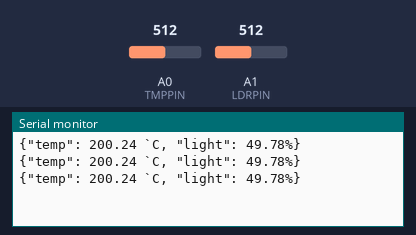
Bench run of a sketch on a simulated Arduino Uno, built with avr-gcc and run on an emulated ATmega328P. On the bench: the last lines printed to the serial monitor. The test bench sets the inputs (shaded band); at power-on: A0 (TMPPIN) = 512, A1 (LDRPIN) = 512.

Above: at 1.8 s.
1.9 s: A0 (TMPPIN) set to 716
At 2.4 s:
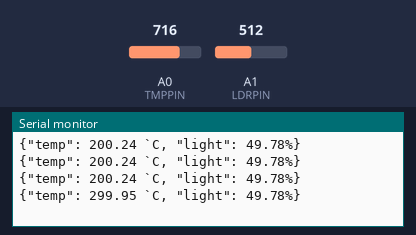
3.4 s: A1 (LDRPIN) set to 716
At 3.9 s:
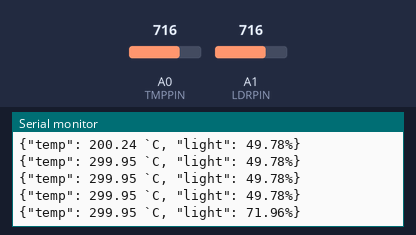
4.9 s: A0 (TMPPIN) set to 900
At 5.4 s:
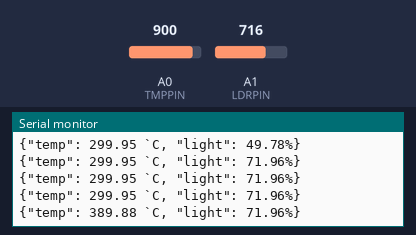
6.4 s: A1 (LDRPIN) set to 900
At 6.9 s:
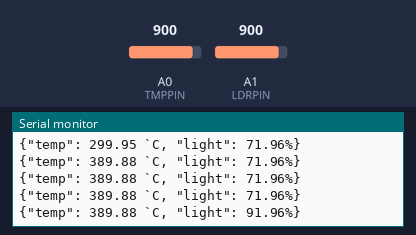
Timing chart, 0 to 8.9 s (numbered marks = the images above; inputs shaded):
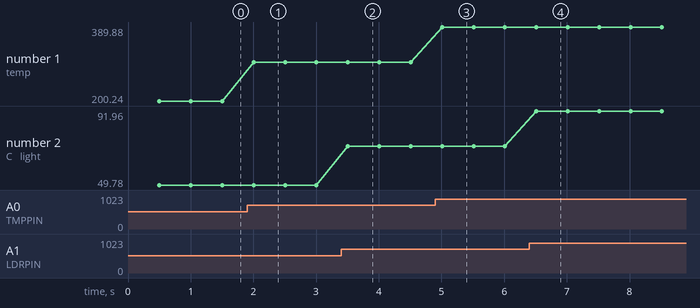

The sketch:

index.ino
```cpp
/*
  --- Group 6: Practical Assignment ---
  Cloud-Connected Weather Station
  Reads Temperature and Light, then prints to
  the Serial Monitor (our simulated cloud dashboard).
*/

// Define our sensor pins
#define TMPPIN A0      // TMP36 Vout pin is on A0
#define LDRPIN A1      // LDR (photoresistor) is on A1

void setup() {
  // Start the Serial Monitor
  Serial.begin(9600);
}

void loop() {
  delay(500);

  // --- Read Sensors ---

  float lightReading = analogRead(LDRPIN); // (value from 0-1023)
  float lightLevel = ((lightReading - 54.0) / 920.0) * 100.0; // (value from 0-100)

  int tempReading = analogRead(TMPPIN); // (value from 0-1023)
  float voltage = tempReading * (5.0 / 1023.0); // Convert to voltage (0-5V)
  float temperatureC = (voltage - 0.5) * 100.0; // (Sensor spec: (Voltage - 0.5V) * 100)


  // --- Sending to "Cloud" (Serial Monitor) ---

  // We've removed humidity from our message as
  // we couldn't find the DHT11 (temp+humid) sensor

  Serial.print("{\"temp\": " + String(temperatureC) + " `C, ");
  Serial.print("\"light\": " + String(lightLevel) + "%}\n");
}
```

Measured:
- after the input at 1.9 s, the serial monitor: prints a new line after 0.10 s (image 1)
- after the input at 3.4 s, the serial monitor: prints a new line after 0.11 s (image 2)
- after the input at 4.9 s, the serial monitor: prints a new line after 0.11 s (image 3)
- after the input at 6.4 s, the serial monitor: prints a new line after 0.11 s (image 4)
- plotted number 1: 200.24 → 299.95 after the input at 1.9 s, 299.95 → 389.88 after the input at 4.9 s
- plotted number 2: 49.78 → 71.96 after the input at 3.4 s, 71.96 → 91.96 after the input at 6.4 s
